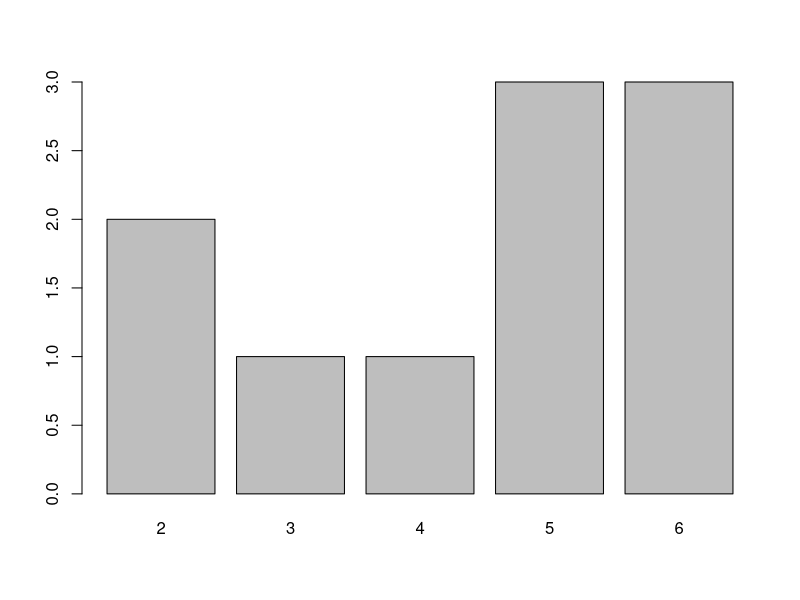
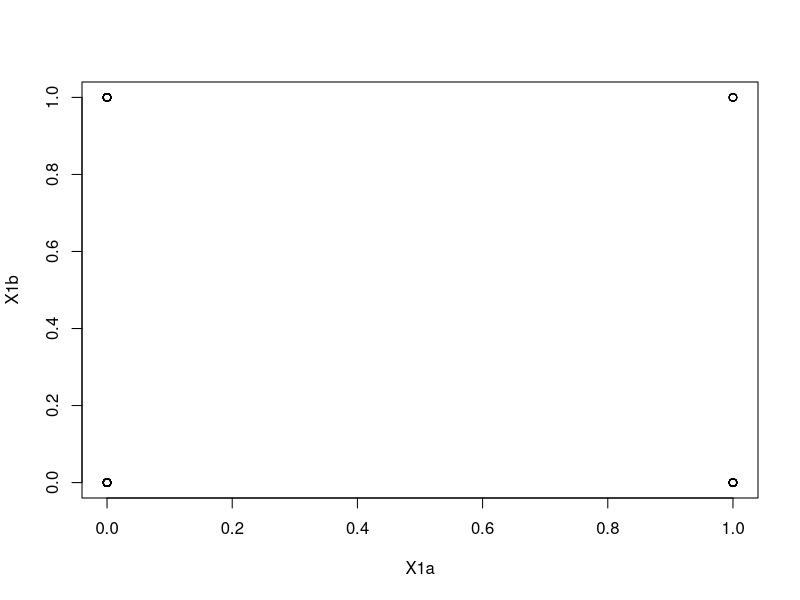
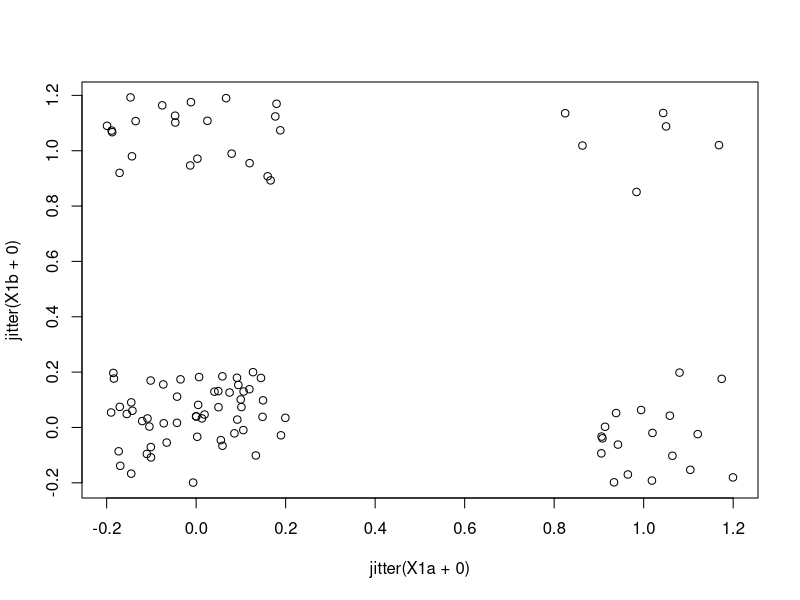
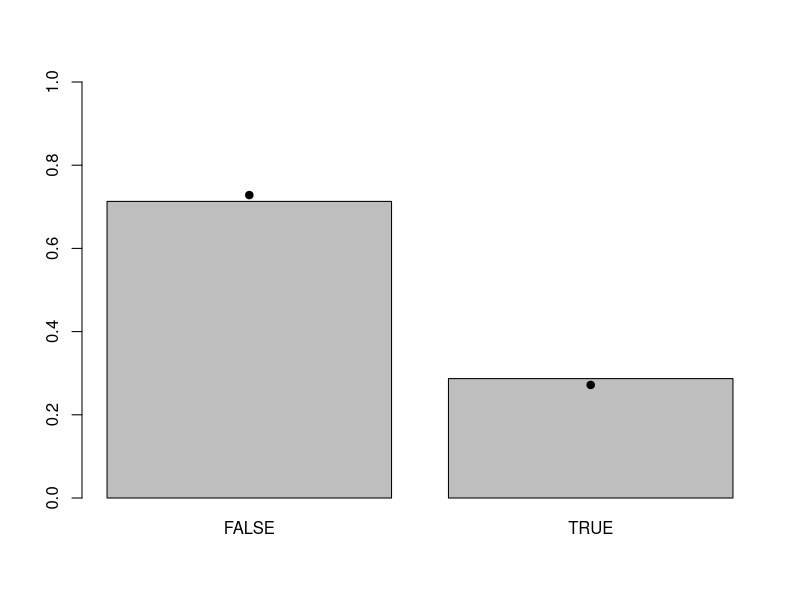
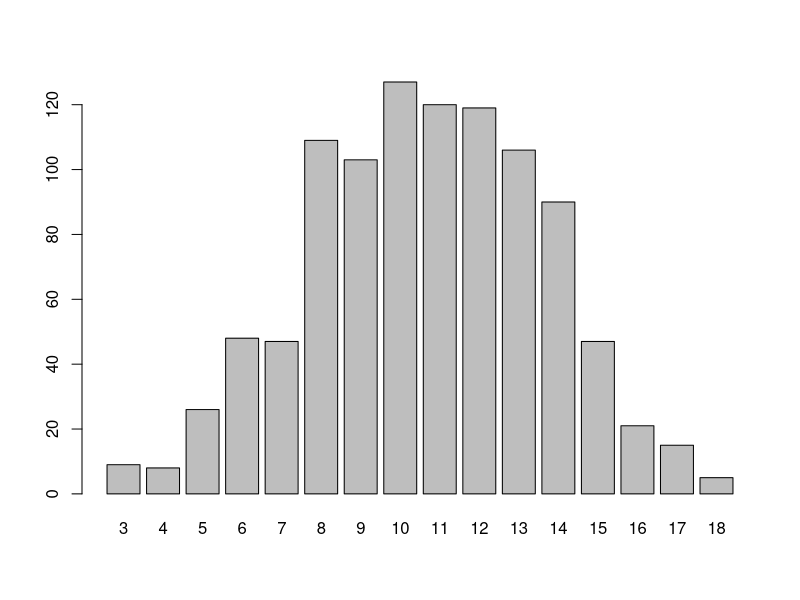
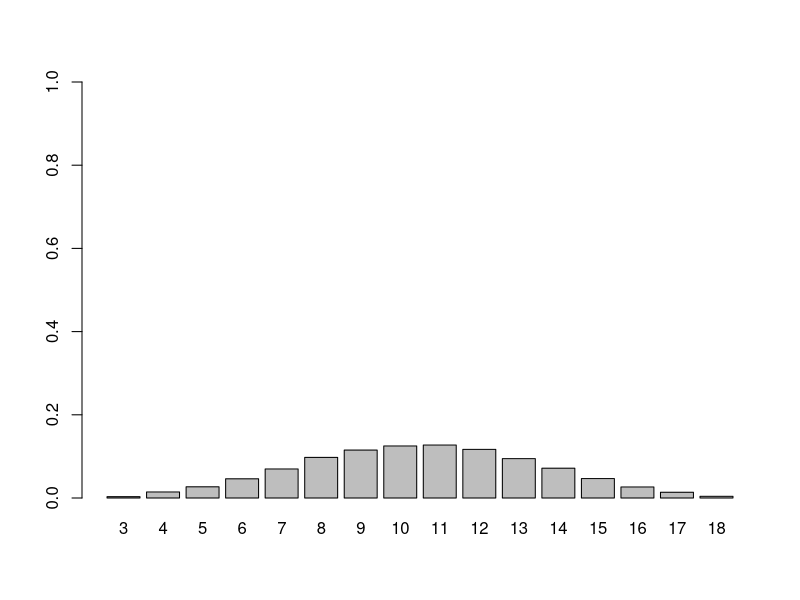
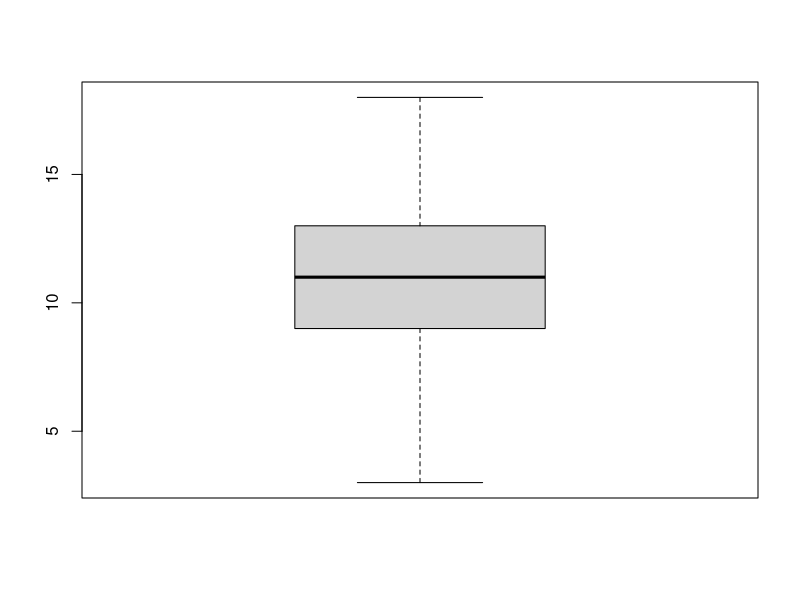
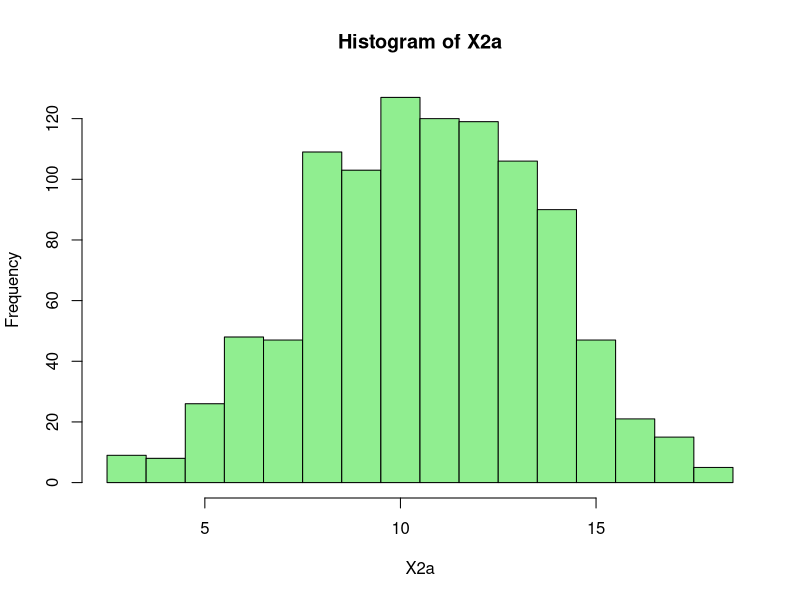

Write the R code that produced these figures, in order.
## ---- chunk 1
library(stringi)
library(stringr)
library(dplyr)
## ---- chunk 2
rMoneda <- function(){
  return(sample(c("Cara", "Sello"), 1))
}
## ---- chunk 3
rDado <- function(){
  return(sample(6, 1))
}
## ---- chunk 4
rMano <- function(k = 5){
  Ran <- rep(c("A", 2: 10, "J", "Q", "K"),4)
  Pin <- c(rep("♠", 13), rep("♦", 13), rep("♣", 13), rep("♥", 13))
  Mazo <- paste(Ran, Pin, sep = "")
  return(sample(Mazo, k))
}
## ---- chunk 5
  Ran <- rep(c("A", 2: 10, "J", "Q", "K"),4)
  Pin <- c(rep("♠", 13), rep("♦", 13), rep("♣", 13), rep("♥", 13))
  Mazo <- paste(Ran, Pin, sep = "")
  length(Mazo)
## ---- chunk 6
rCosas <- function(k, Objetos, Cantidades, reemplazo = FALSE, orden = FALSE){
  Bolsa <- rep(Objetos,Cantidades)
  X <- sample(Bolsa, k, replace = reemplazo)
  if(!orden){
    return(paste(sort(X), collapse = ""))
  }
  else{
    return(paste(X, collapse = ""))
  }
}
## ---- chunk 7
rCosas(4, c("R", "V", "A"), c(4,3,3), reemplazo = FALSE, orden = TRUE)
## ---- chunk 8
replicate(30, rDado())
## ---- chunk 9
X <- replicate(10, rDado())
## ---- chunk 10
table(X)
## ---- chunk 11
barplot(table(X))
## ---- chunk 12
unique(X)
## ---- chunk 13
length(unique(replicate(10, rDado()))) == 6
## ---- chunk 14
rE1 <- function(){
  return(length(unique(replicate(10, rDado()))) == 6)
}
## ---- chunk 15
X1a <- replicate(100, rE1())
## ---- chunk 16
table(X1a)/length(X1a)
## ---- chunk 17
X1b <- replicate(100, rE1())
table(X1b)/length(X1b)
## ---- chunk 18
plot(X1a, X1b)
## ---- chunk 19
plot(jitter(X1a+0), jitter(X1b+0))
## ---- chunk 20
choose(6, 6:1)
## ---- chunk 21
p <- sum(choose(6,6:1)*((6:1)^10)*((-1)^(6:1)))/6^10
## ---- chunk 22
X1 <- replicate(1000, rE1())
## ---- chunk 23
table(X1)/length(X1)
## ---- chunk 24
B <- barplot(table(X1) / length(X1), ylim = c(0 ,1))
points(B,c(1-p, p), pch = 19)
## ---- chunk 25
rE2 <- function(){
  return(sum(replicate(3, rDado())))
}
## ---- chunk 26
X2a <- replicate(1000, rE2())
table(X2a)
barplot(table(X2a))
## ---- chunk 27
X2b <- replicate(10000, rE2())
table(X2b)/length(X2b)
B <- barplot(table(X2b) / length(X2b), ylim = c(0 ,1))

## ---- chunk 28
summary(X2a)
## ---- chunk 29
boxplot(X2a)
## ---- chunk 30
hist(X2a, breaks = (3:19) - 0.5, col = "lightgreen")
## ---- chunk 31
hist(X2a
     , breaks = (3:19) - 0.5
     , col = "lightgreen"
     , prob = TRUE
     , ylim = c(-0.08, 0.3)
     , main = "Suma de tres dados justos"
     , sub = paste("Muestra de", length(X2a), "experimentos")
     , ylab = "probabilidad empírica"
     , xlab = "valor"
     )
boxplot(X2a, horizontal = TRUE, add = TRUE, at = -0.05, boxwex = 0.05, col = "lightgreen")
## ---- chunk 32
rMano(2)
## ---- chunk 33
length(rMano(2))
## ---- chunk 34
X3a <- replicate(1000, rMano(2), simplify = FALSE)
## ---- chunk 35
X3a[1]
## ---- chunk 36
X3a[[1]]
## ---- chunk 37
head(X3a)
## ---- chunk 38
priCarta <- function(M){
  return(M[1])
}
## ---- chunk 39
segCarta <- function(M){
  return(M[2])
}
## ---- chunk 40
PrimeraCarta <- Vectorize(priCarta)
## ---- chunk 41
SegundaCarta <- Vectorize(segCarta)
## ---- chunk 42
TablaX3a <- data.frame(
  Primera = PrimeraCarta(X3a)
  , Segunda = SegundaCarta(X3a)
  , stringsAsFactors = FALSE
  )
## ---- chunk 43
TablaX3a
## ---- chunk 44
head(X3a)
## ---- chunk 45
head(TablaX3a)
## ---- chunk 46
head(TablaX3a$Primera)
## ---- chunk 47
head(TablaX3a$Segunda)
## ---- chunk 48
Rango <- function(M){
  stri_sub(M, from = 1, to = 1)  
}
## ---- chunk 49
TablaX3a$RangoPrimera <- Rango(TablaX3a$Primera)
TablaX3a$RangoSegunda <- Rango(TablaX3a$Segunda)
## ---- chunk 50
head(TablaX3a)
## ---- chunk 51
TablaX3a$AmbasSonReyes <- (TablaX3a$RangoPrimera == "K") & (TablaX3a$RangoSegunda == "K")
## ---- chunk 52
sum(TablaX3a$AmbasSonReyes)/nrow(TablaX3a)
## ---- chunk 53
X3b <- replicate(100000, rMano(2), simplify = FALSE)

TablaX3b <- data.frame(
  Primera = PrimeraCarta(X3b)
  , Segunda = SegundaCarta(X3b)
  , stringsAsFactors = FALSE
  )

TablaX3b$RangoPrimera <- Rango(TablaX3b$Primera)
TablaX3b$RangoSegunda <- Rango(TablaX3b$Segunda)

TablaX3b$AmbasSonReyes <- (TablaX3b$RangoPrimera == "K") & (TablaX3b$RangoSegunda == "K")
## ---- chunk 54
qest <- sum(TablaX3b$AmbasSonReyes)/nrow(TablaX3b)
qest
## ---- chunk 55
abs(qest - 1/221)
## ---- chunk 56
abs(qest - 1/221)/(1/221)
## ---- chunk 57
niReyniReina <- function(Rangos){
  return(!any((Rangos == "K") | (Rangos == "Q")))
}
## ---- chunk 58
niReyniReina(Rango(rMano(2)))
## ---- chunk 59
X4a <- replicate(10000, niReyniReina(Rango(rMano(2))))
## ---- chunk 60
table(X4a)/length(X4a)
## ---- chunk 61
rE5 <- function(){
  return(rCosas(4, c("R", "V", "A"),c(4,3,3), reemplazo = FALSE, orden=TRUE))
}
## ---- chunk 62
rE5()
## ---- chunk 63
X5a <- replicate(10000, rE5())
## ---- chunk 64
length(unique(X5a))
## ---- chunk 65
barplot(table(X5a)/length(X5a), las=3, cex.names = 0.3)
## ---- chunk 66
rE6 <- function(){
  return(rCosas(4, c("R", "V", "A"),c(4,3,3), reemplazo = FALSE, orden=FALSE))
}
## ---- chunk 67
X6a <- replicate(1000, rE6())
## ---- chunk 68
length(unique(X6a))
## ---- chunk 69
factorial(9)*9 
